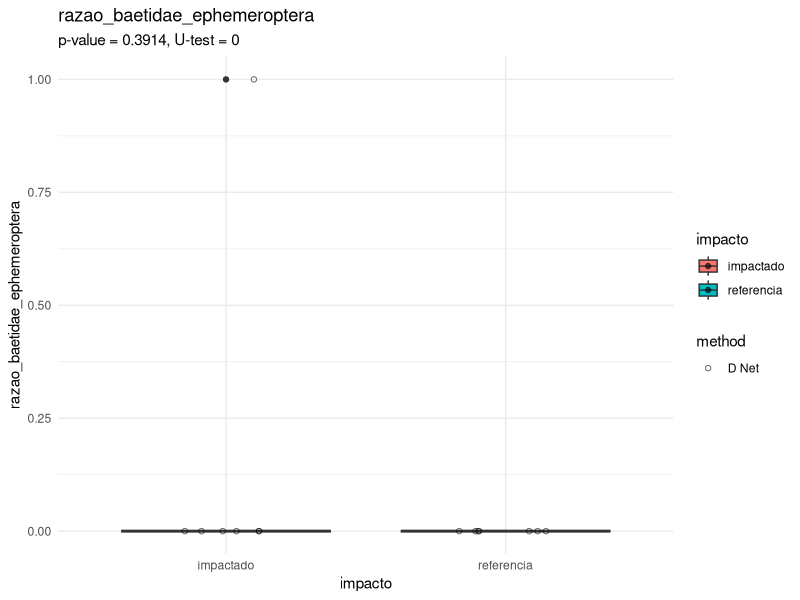
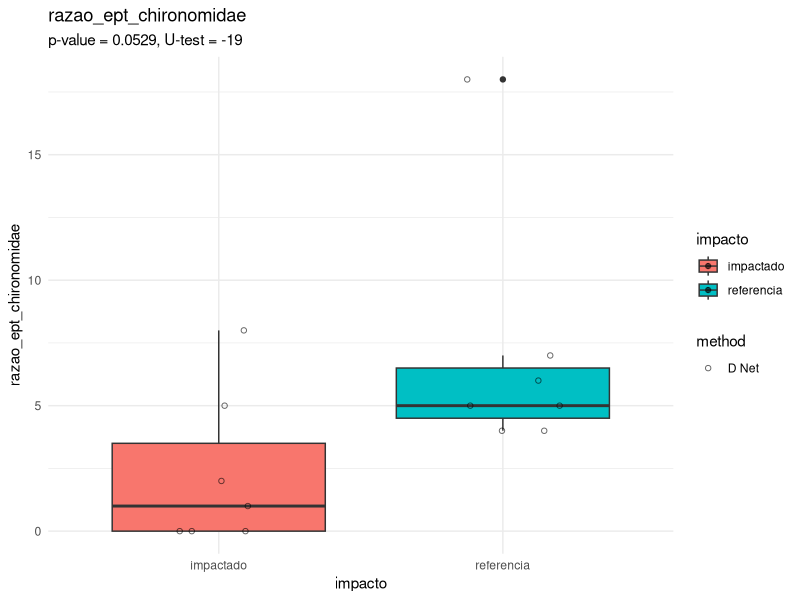
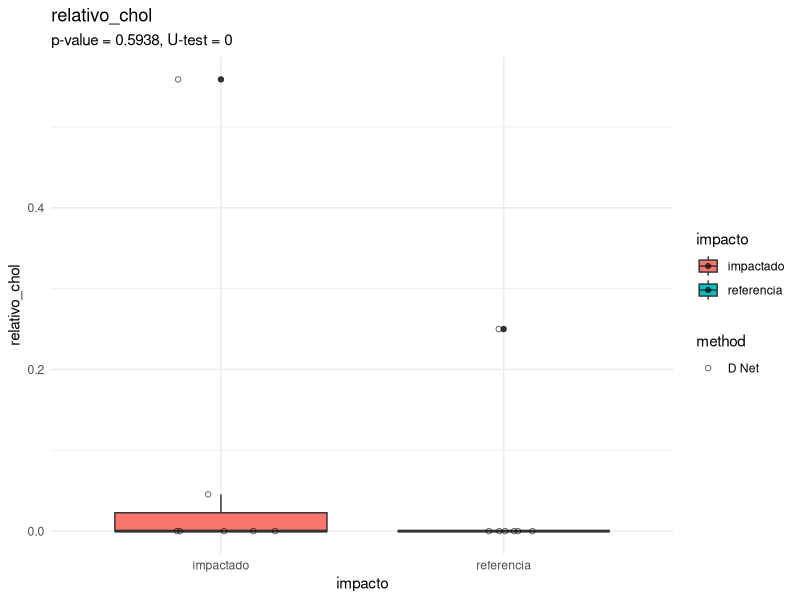
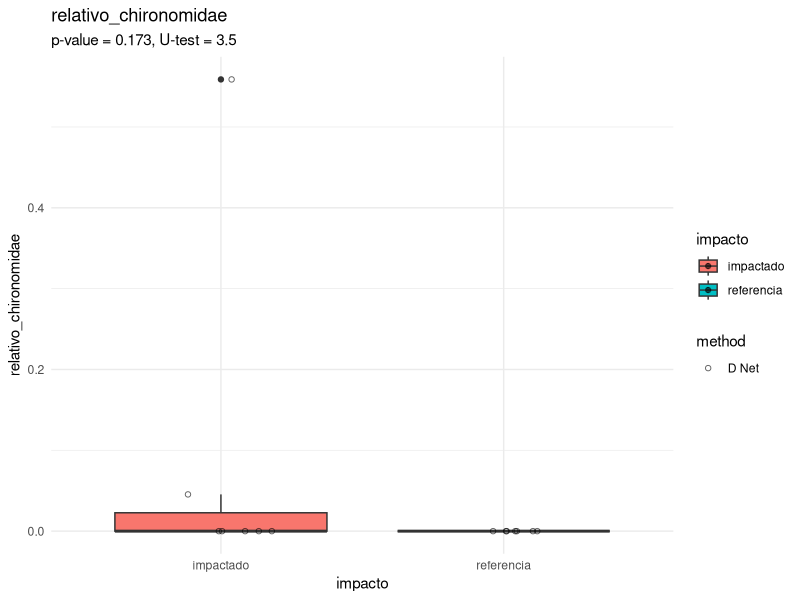
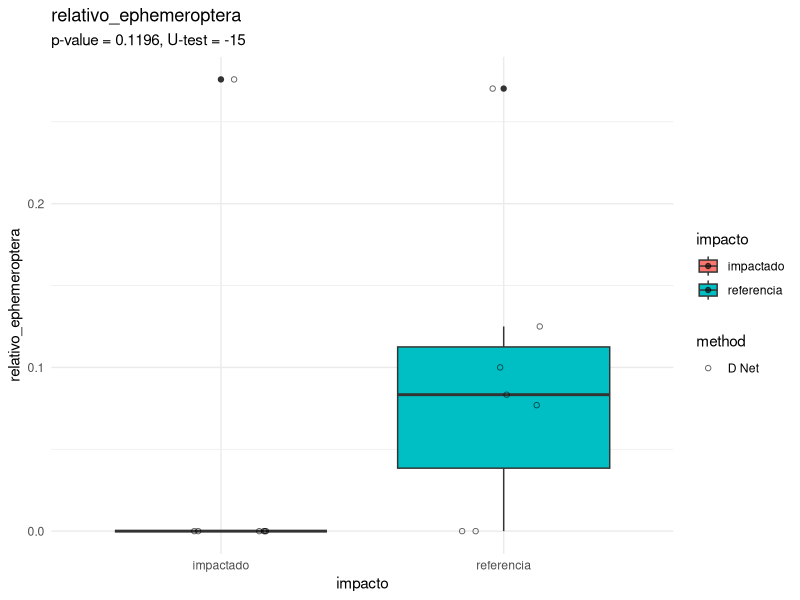
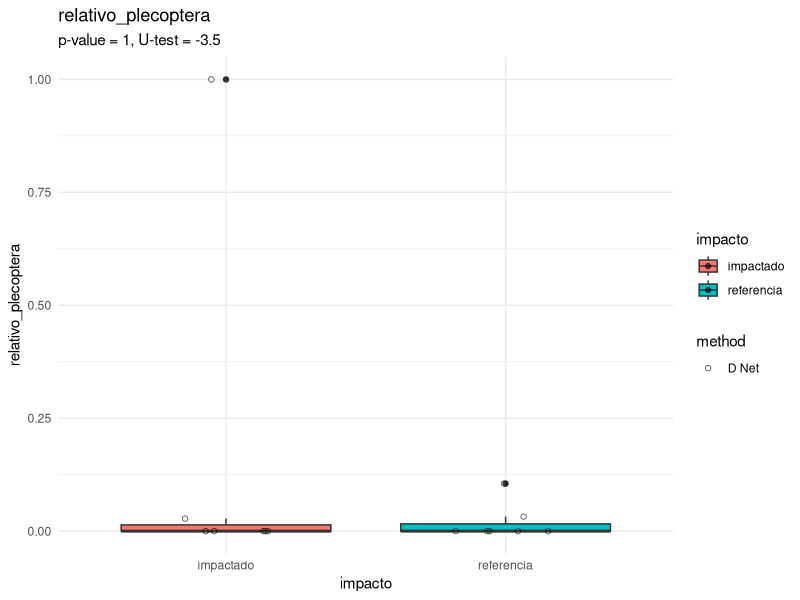
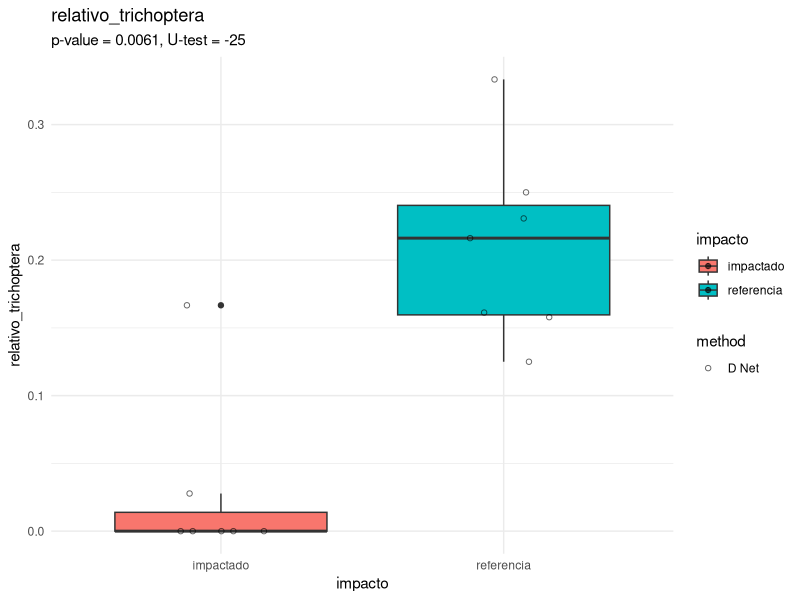
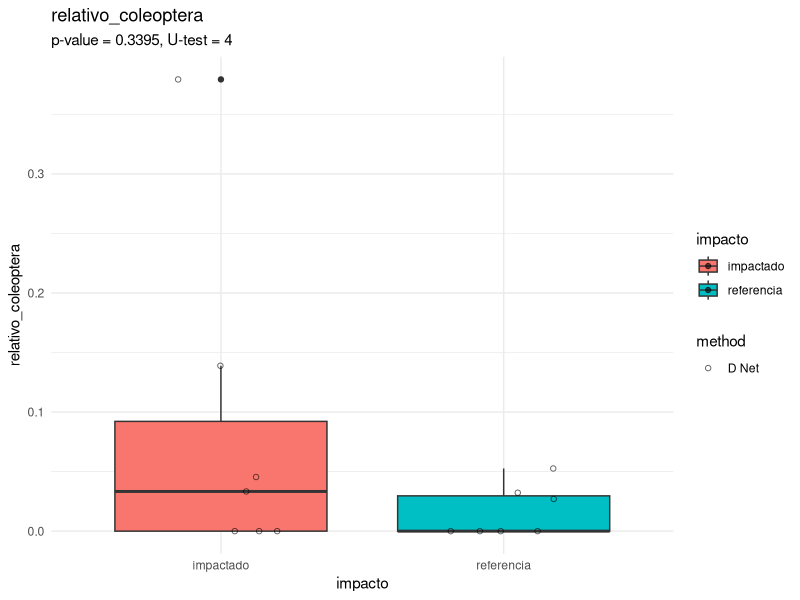

These charts were generated, in order, by the following R code:

library(tidyverse)

################################## Configurações ###############################
set.seed(1994)
pontos_referencia <- c("RiodaBarra-P1/2", "RioMutuca-P1")
pontos_impactado <- c("RiodaBarra-P2", "RioMutuca-P3")

metodos_de_amostragem <- c("D Net")

# Pastas de figuras
pasta_figuras <- "figuras/indice_multimetrico"
if (!dir.exists(pasta_figuras)) {
  dir.create(pasta_figuras, recursive = TRUE)
}

# Pasta de tabelas
pasta_tabelas <- "tabelas/indice_multimetrico"
if (!dir.exists(pasta_tabelas)) {
  dir.create(pasta_tabelas, recursive = TRUE)
}

################################## Carregar dados ##############################
indices_df <- read_csv("dados/processado/matriz_indices_imaturos_piata.csv")


############################## Pre-processamento ###############################
# Remover índice de Pielou por ser muito problemático.
vetor_respostas <- indices_df %>%
  select(-pielou_classes, -pielou_ordens, -pielou_familias) %>%
  select(-(campanha:method)) %>%
  names()

# Adicionar coluna de impacto
indices_df <- indices_df %>%
  mutate(
    impacto = case_when(
      locality_name %in% pontos_referencia ~ "referencia",
      locality_name %in% pontos_impactado ~ "impactado",
      TRUE ~ "desconsiderado"
    )
  ) 

# Filtrar dados para análise baseado em rede-D e rede de piscina.
dados_filtrados <- indices_df %>%
  filter(impacto != "desconsiderado") %>%
  filter(method %in% metodos_de_amostragem) %>%
  mutate(
    impacto = as.factor(impacto),
    method = as.factor(method)
  )

str(dados_filtrados)
################################### Scores #####################################

for (i in vetor_respostas) {
  print(paste("Analisando índice:", i))
  
  # Teste de Mann-Whitney
  teste <- wilcox.test(
    formula = as.formula(paste(i, "~ impacto")),
    data = dados_filtrados
  )
 
  p_value = teste$p.value
  w <- teste$statistic

  # Tamanhos das amostras
  n1 <- dados_filtrados %>%
    filter(impacto == levels(dados_filtrados$impacto)[1]) %>% 
    nrow()
  n2 <- dados_filtrados %>% 
    filter(impacto == levels(dados_filtrados$impacto)[2]) %>% 
    nrow()

  # Cálculo do U
  u <- w - n1 * (n1 + 1) / 2

  # Criação do gráfico
  plot <- ggplot(
    dados_filtrados,
    aes_string(
      x = "impacto",
      y = i,
      fill = "impacto"
    )
  ) +
    theme_minimal() +
    geom_boxplot() +
    geom_jitter(aes(shape = method), width = 0.2, height = 0, alpha = 0.6) +
    scale_shape_manual(values = c(1, 2)) +

    labs(
      title = i,
      subtitle = paste0(
        "p-value = ", round(p_value, 4),
        ", U-test = ", round(u, 4)
      )
    )

  # Salvar o gráfico
  ggsave(
    plot,
    filename = paste0(pasta_figuras, "/boxplot_", i, ".png"),
    width = 8,
    height = 6
  )

}



############################## spearman correlations ###########################
dados_filtrados_numerico <- dados_filtrados %>%
  select(all_of(vetor_respostas))

# Função para criar matriz de p-valores
pval_spearman <- function(df) {
  vars <- names(df)
  n <- length(vars)
  p_mat <- matrix(NA, n, n)
  colnames(p_mat) <- vars
  rownames(p_mat) <- vars

  # Loop pelos pares de variáveis
  for (i in 1:n) {
    for (j in 1:n) {
      if (i == j) {
        p_mat[i, j] <- 0
      } else {
        teste <- cor.test(df[[i]], df[[j]], method = "spearman")
        p_mat[i, j] <- teste$p.value
      }
    }
  }
  return(p_mat)
}

# Cria as matrizes
correlations <- cor(dados_filtrados_numerico, method = "spearman")
p_values <- pval_spearman(dados_filtrados_numerico)


# salvar tabela de correlações (apenas a parte inferior da matriz)
correlations_lower <- correlations
correlations_lower[upper.tri(correlations_lower)] <- ""
write_csv(
  as.data.frame(correlations_lower) %>%
    rownames_to_column(var = "indice_vs_indice"),
  file.path(pasta_tabelas, "correlacoes_spearman_indices_imaturos_piata.csv")
)


# salvar tabela de p-values (apenas a parte inferior da matriz)
p_values_lower <- p_values
p_values_lower[upper.tri(p_values_lower)] <- ""
write_csv(
  as.data.frame(p_values_lower) %>%
    rownames_to_column(var = "indice_vs_indice"),
  file.path(pasta_tabelas, "p_values_spearman_indices_imaturos_piata.csv")
)
################################################################################
